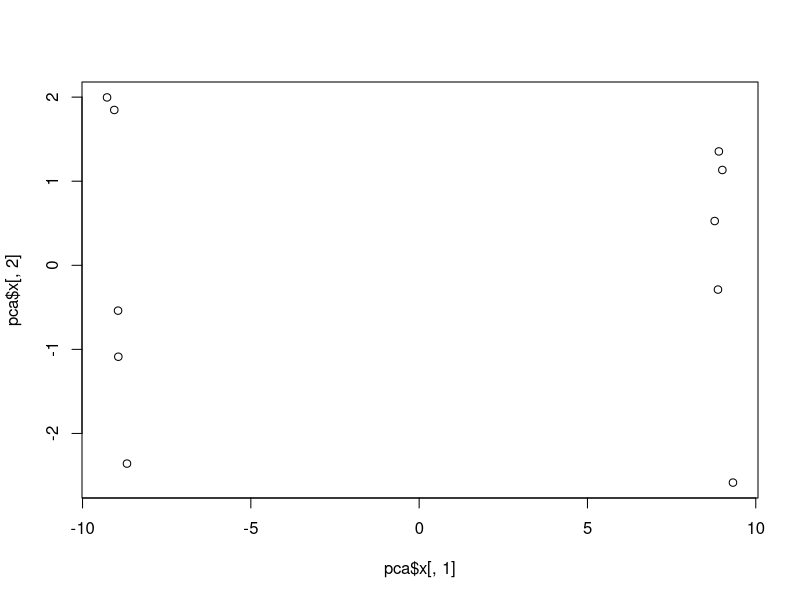
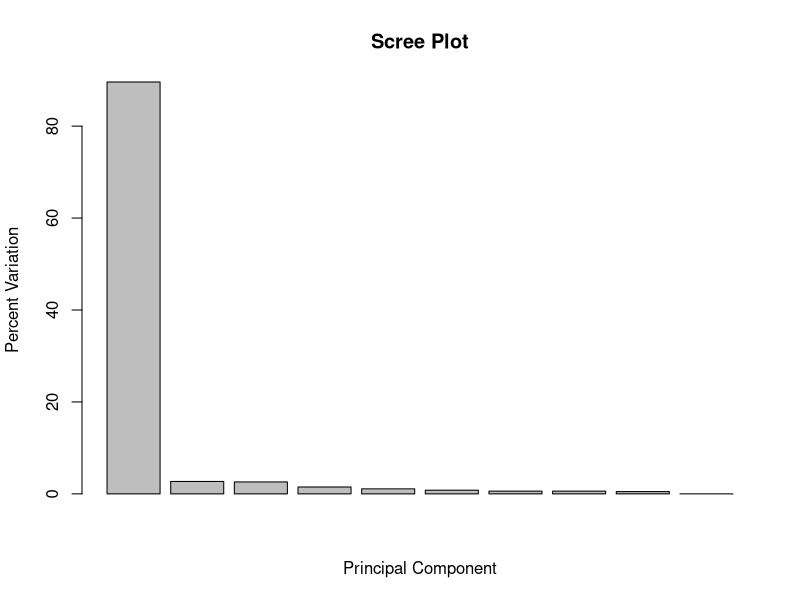
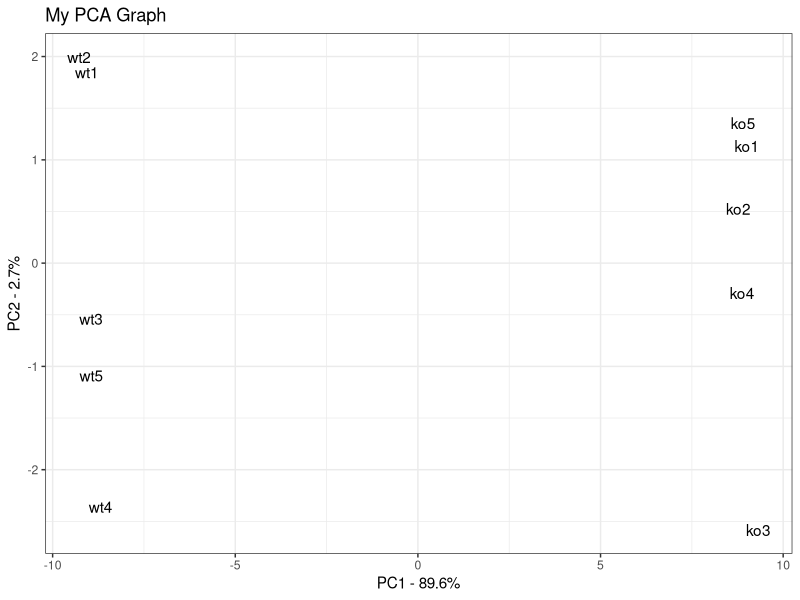
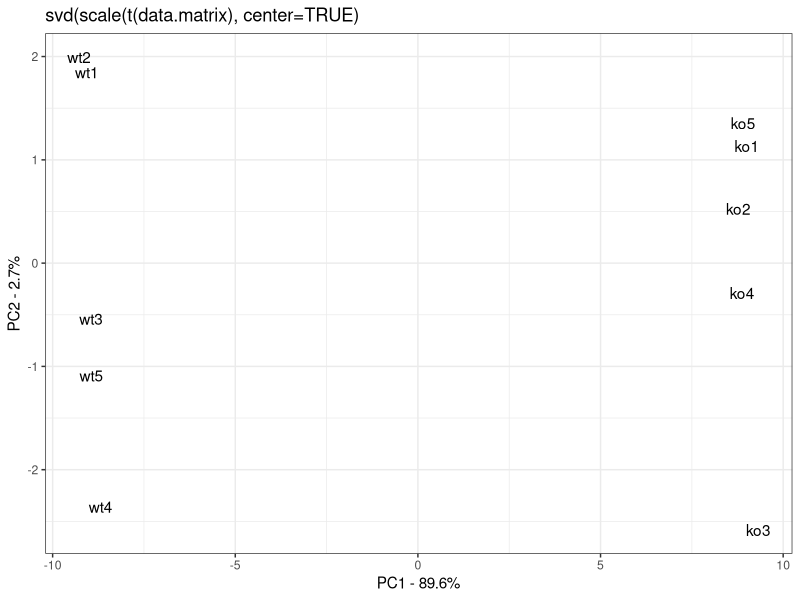
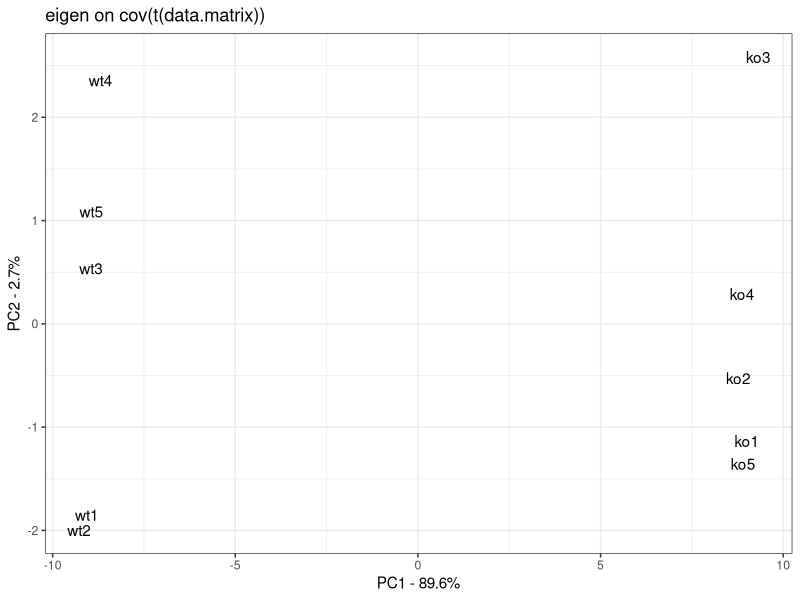

These charts were generated, in order, by the following R code:
# Youtube link: 
# https://www.youtube.com/watch?v=0Jp4gsfOLMs&t=326s


## In this example, the data is in a matrix called
## data.matrix
## columns are individual samples (i.e. cells)
## rows are measurements taken for all the samples (i.e. genes)
## Just for the sake of the example, here's some made up data...
data.matrix <- matrix(nrow=100, ncol=10)
colnames(data.matrix) <- c(
  paste("wt", 1:5, sep=""),
  paste("ko", 1:5, sep=""))
rownames(data.matrix) <- paste("gene", 1:100, sep="")
for (i in 1:100) {
  wt.values <- rpois(5, lambda=sample(x=10:1000, size=1))
  ko.values <- rpois(5, lambda=sample(x=10:1000, size=1))
  
  data.matrix[i,] <- c(wt.values, ko.values)
}
head(data.matrix)
dim(data.matrix)

pca <- prcomp(t(data.matrix), scale=TRUE) 

## plot pc1 and pc2
plot(pca$x[,1], pca$x[,2])

## make a scree plot
pca.var <- pca$sdev^2
pca.var.per <- round(pca.var/sum(pca.var)*100, 1)

barplot(pca.var.per, main="Scree Plot", xlab="Principal Component", ylab="Percent Variation")

## now make a fancy looking plot that shows the PCs and the variation:
library(ggplot2)

pca.data <- data.frame(Sample=rownames(pca$x),
                       X=pca$x[,1],
                       Y=pca$x[,2])
pca.data

ggplot(data=pca.data, aes(x=X, y=Y, label=Sample)) +
  geom_text() +
  xlab(paste("PC1 - ", pca.var.per[1], "%", sep="")) +
  ylab(paste("PC2 - ", pca.var.per[2], "%", sep="")) +
  theme_bw() +
  ggtitle("My PCA Graph")

## get the name of the top 10 measurements (genes) that contribute
## most to pc1.
loading_scores <- pca$rotation[,1]
gene_scores <- abs(loading_scores) ## get the magnitudes
gene_score_ranked <- sort(gene_scores, decreasing=TRUE)
top_10_genes <- names(gene_score_ranked[1:10])

top_10_genes ## show the names of the top 10 genes

pca$rotation[top_10_genes,1] ## show the scores (and +/- sign)

#######
##
## NOTE: Everything that follow is just bonus stuff.
## It simply demonstrates how to get the same
## results using "svd()" (Singular Value Decomposition) or using "eigen()"
## (Eigen Decomposition).
##
#######

############################################
##
## Now let's do the same thing with svd()
##
## svd() returns three things
## v = the "rotation" that prcomp() returns, this is a matrix of eigenvectors
##     in other words, a matrix of loading scores
## u = this is similar to the "x" that prcomp() returns. In other words,
##     sum(the rotation * the original data), but compressed to the unit vector
##     You can spread it out by multiplying by "d"
## d = this is similar to the "sdev" value that prcomp() returns (and thus
##     related to the eigen values), but not
##     scaled by sample size in an unbiased way (ie. 1/(n-1)).
##     For prcomp(), sdev = sqrt(var) = sqrt(ss(fit)/(n-1))
##     For svd(), d = sqrt(ss(fit))
##
############################################

svd.stuff <- svd(scale(t(data.matrix), center=TRUE))

## calculate the PCs
svd.data <- data.frame(Sample=colnames(data.matrix),
                       X=(svd.stuff$u[,1] * svd.stuff$d[1]),
                       Y=(svd.stuff$u[,2] * svd.stuff$d[2]))
svd.data

## alternatively, we could compute the PCs with the eigen vectors and the
## original data
svd.pcs <- t(t(svd.stuff$v) %*% t(scale(t(data.matrix), center=TRUE)))
svd.pcs[,1:2] ## the first to principal components

svd.df <- ncol(data.matrix) - 1
svd.var <- svd.stuff$d^2 / svd.df
svd.var.per <- round(svd.var/sum(svd.var)*100, 1)

ggplot(data=svd.data, aes(x=X, y=Y, label=Sample)) +
  geom_text() +
  xlab(paste("PC1 - ", svd.var.per[1], "%", sep="")) +
  ylab(paste("PC2 - ", svd.var.per[2], "%", sep="")) +
  theme_bw() +
  ggtitle("svd(scale(t(data.matrix), center=TRUE)")

############################################
##
## Now let's do the same thing with eigen()
##
## eigen() returns two things...
## vectors = eigen vectors (vectors of loading scores)
##           NOTE: pcs = sum(loading scores * values for sample)
## values = eigen values
##
############################################
cov.mat <- cov(scale(t(data.matrix), center=TRUE))
dim(cov.mat)

## since the covariance matrix is symmetric, we can tell eigen() to just
## work on the lower triangle with "symmetric=TRUE"
eigen.stuff <- eigen(cov.mat, symmetric=TRUE)
dim(eigen.stuff$vectors)
head(eigen.stuff$vectors[,1:2])

eigen.pcs <- t(t(eigen.stuff$vectors) %*% t(scale(t(data.matrix), center=TRUE)))
eigen.pcs[,1:2]

eigen.data <- data.frame(Sample=rownames(eigen.pcs),
                         X=(-1 * eigen.pcs[,1]), ## eigen() flips the X-axis in this case, so we flip it back
                         Y=eigen.pcs[,2]) ## X axis will be PC1, Y axis will be PC2
eigen.data

eigen.var.per <- round(eigen.stuff$values/sum(eigen.stuff$values)*100, 1)

ggplot(data=eigen.data, aes(x=X, y=Y, label=Sample)) +
  geom_text() +
  xlab(paste("PC1 - ", eigen.var.per[1], "%", sep="")) +
  ylab(paste("PC2 - ", eigen.var.per[2], "%", sep="")) +
  theme_bw() +
  ggtitle("eigen on cov(t(data.matrix))")